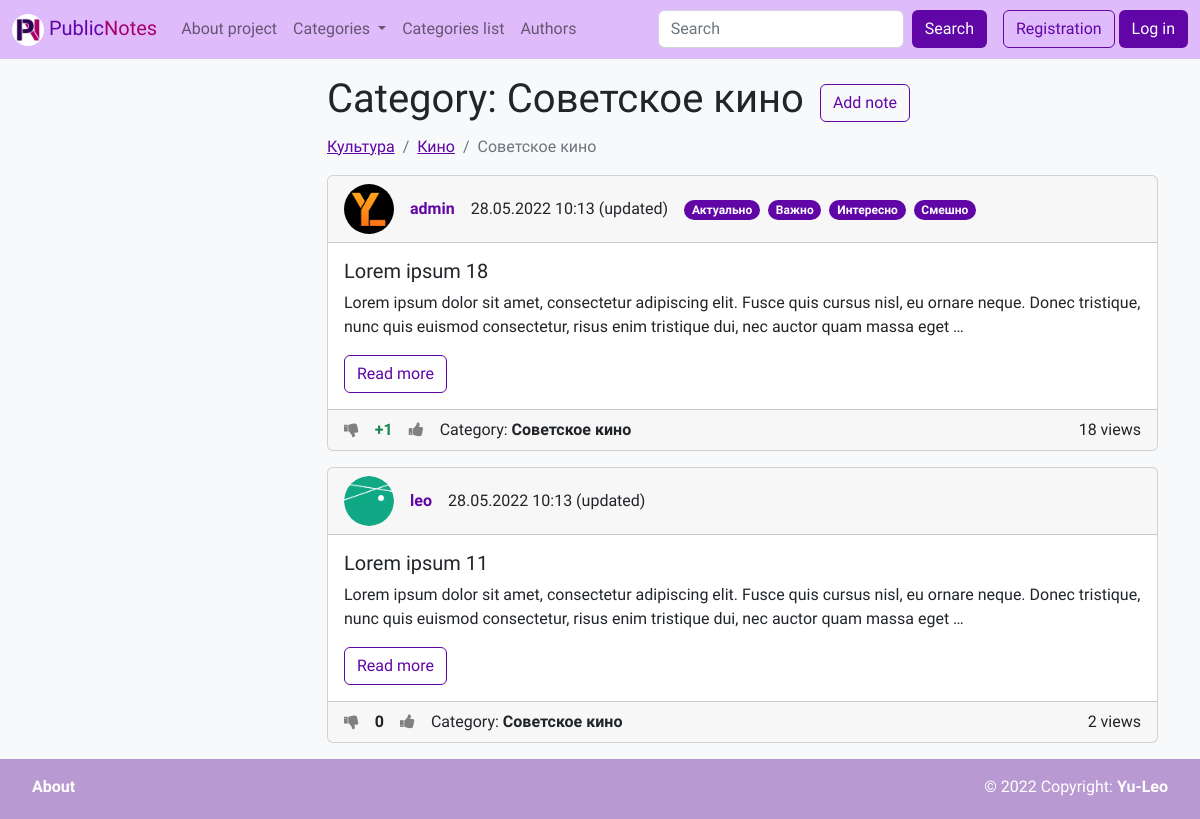
The page /category/13/ on the database its author committed.
### wall/models.py (models this page shows, shortened)
class Category(MPTTModel):
    parent = TreeForeignKey('self', on_delete=models.CASCADE, null=True, blank=True, related_name='children',
                            verbose_name=_('Parent category'))
    title = models.CharField(max_length=150, verbose_name=_('Title'), unique=True)
    preview = models.ImageField(upload_to='photos/%Y/%m/%d/', verbose_name=_('Preview'), blank=True)
    def get_absolute_url(self):
        return reverse('category', kwargs={"pk": self.pk})
    class MPTTMeta:
        order_insertion_by = ['title']
    class Meta:
        verbose_name = _('Category')
        verbose_name_plural = _('Categories')
        ordering = ['title']

class Note(models.Model):
    title = models.CharField(max_length=150, verbose_name=_('Title'))
    content = models.TextField(verbose_name=_('Text'), blank=True)
    created_at = models.DateTimeField(auto_now_add=True, verbose_name=_('Creation time'))
    updated_at = models.DateTimeField(auto_now=True, verbose_name=_('Last update time'))
    views = models.PositiveIntegerField(default=0, verbose_name=_('Number of views'))
    is_public = models.BooleanField(verbose_name=_('Public'), default=False)
    stared = models.BooleanField(verbose_name=_('Important'), default=False)
    author = models.ForeignKey(
        settings.AUTH_USER_MODEL,
        on_delete=models.CASCADE,
        verbose_name=_('Author'),
        null=True,
        blank=True,
    )
    is_pined = models.BooleanField(verbose_name=_('Pined in profile'), default=False)
    category = TreeForeignKey('Category', on_delete=models.SET_NULL, verbose_name=_('Category'), null=True, blank=True)
    tags = models.ManyToManyField('Tag', blank=True, verbose_name=_('Tags'), related_name='notes')
    likes = models.ManyToManyField('User', blank=True, verbose_name=_('Users who have put a like'),
                                   related_name='liked_notes')
    dislikes = models.ManyToManyField('User', blank=True, verbose_name=_('Users who have put a dislike'),
                                      related_name='disliked_notes')
    rating = models.IntegerField(verbose_name=_('Rating'), default=0)
    def get_absolute_url(self):
        return reverse('note', kwargs={"pk": self.pk})
    class Meta:
        verbose_name = _('Note')
        verbose_name_plural = _('Notes')
        ordering = ['-created_at', 'title']

class User(AbstractUser):
    email = models.EmailField(unique=True, verbose_name='E-mail')
    photo = models.ImageField(upload_to='photos/%Y/%m/%d/', verbose_name=_('Avatar'), blank=True)
    bio = models.TextField(verbose_name=_('Bio'), blank=True)
    show_email = models.BooleanField(verbose_name=_('Public E-mail'), default=False)
    rating = models.IntegerField(verbose_name=_('Rating'), default=0)
    def get_absolute_url(self):
        return reverse('author', kwargs={"pk": self.pk})

class Tag(models.Model):
    title = models.CharField(max_length=50, verbose_name=_('Title'), unique=True)
    def get_absolute_url(self):
        return reverse('tag', kwargs={"pk": self.pk})
    class Meta:
        verbose_name = _('Tag')
        verbose_name_plural = _('Tags')
        ordering = ['title']

### wall/views.py (the view)
# urls.py: path('category/<int:pk>/', views.ViewCategory.as_view(), name='category'),
class ViewCategory(ListView):
    model = models.Category
    template_name = 'wall/category.html'
    allow_empty = True
    paginate_by = 5
    def get_context_data(self, *, object_list=None, **kwargs) -> dict:
        context = super(ViewCategory, self).get_context_data(**kwargs)
        try:
            category = services.get_category_by_pk(self.kwargs['pk'])
            context['category'] = category
            context['categories_tree'] = services.get_ancestors_of_category(category)
            context['children'] = services.get_children_of_category(category)
            return context
        except models.Category.DoesNotExist:
            raise Http404()
    def get_queryset(self) -> list[models.Note]:
        try:
            return services.get_public_notes_from_category(category_pk=self.kwargs['pk'])
        except models.Category.DoesNotExist:
            raise Http404()

### wall/services/category_services.py (called while the page is built)
def get_category_by_pk(pk: int) -> Category:
    return Category.objects.get(pk=pk)

def get_ancestors_of_category(category: Category) -> list[Category]:
    ancestors_list = []
    while category:
        ancestors_list.append(category)
        category = category.parent
    return list(reversed(ancestors_list))[:-1]

def get_children_of_category(category: Category) -> TreeQuerySet[Category]:
    return category.get_children()

def get_categories() -> TreeQuerySet[Category]:
    return Category.objects.all()

### wall/services/note_services.py (called while the page is built)
def get_all_public_notes() -> QuerySet[Note]:
    notes = Note.objects.filter(is_public=True)
    return notes.select_related('category', 'author').prefetch_related('tags', 'likes', 'dislikes')

def get_public_notes_from_category(category_pk: int) -> list[Note]:
    return get_all_public_notes().filter(category_id=category_pk)

def is_authenticated_user_the_author_of_note(authenticated_user: User | AnonymousUser,
                                             note: Note) -> bool:
    return authenticated_user == note.author

def has_note_been_updated(note: Note) -> bool:
    return (note.updated_at - note.created_at).total_seconds() >= 1

### wall/services/user_services.py (called while the page is built)
def did_user_like_note(user: User | AnonymousUser, note: Note) -> bool:
    return user in note.likes.all()

def did_user_dislike_note(user: User | AnonymousUser, note: Note) -> bool:
    return user in note.dislikes.all()

### wall/templatetags/wall_tags.py (called while the page is built)
@register.simple_tag
def get_categories():
    return cache.get_or_set('categories', services.get_categories(), 300)

@register.inclusion_tag('wall/note_template.html')
def one_note(note: models.Note,
             show_full: bool = False,
             in_profile: bool = False,
             user: models.User | AnonymousUser = AnonymousUser,
             ):
    context = {
        'note': note,
        'allow_edit': services.is_authenticated_user_the_author_of_note(user, note),
        'show_full': show_full,
        'was_updated': services.has_note_been_updated(note),
        'in_profile': in_profile,
        'is_liked': services.did_user_like_note(user, note),
        'is_disliked': services.did_user_dislike_note(user, note),
    }
    return context

### wall/templates/wall/category.html (shortened to what this page needs)
{% extends 'base.html' %}
{% load i18n %}
{% block content_title %}
    <div class="mb-3">
        <div class="hstack gap-3">
            <div>
                <h1>{% trans 'Category' %}: {{ category.title }}</h1>
            </div>
            <div>
                <a href="{% url 'add_note' %}?category={{ category.pk }}" class="btn btn-outline-purple">
                    {% trans 'Add note' %}</a>
            </div>
        </div>
        {% if categories_tree %}
            <nav aria-label="breadcrumb" class="mt-1">
                <ol class="breadcrumb">
                    {% for item in categories_tree %}
                        <li class="breadcrumb-item"><a href="{{ item.get_absolute_url }}" class="text-purple">
                            {{ item.title }}</a></li>
                    {% endfor %}
                    <li class="breadcrumb-item active" aria-current="page">{{ category.title }}</li>
                </ol>
            </nav>
        {% endif %}
    </div>
{% endblock %}
{% block content %}
    {% include 'wall/inc/_notes_list.html' %}
{% endblock %}

### wall/templates/wall/note_template.html (shortened to what this page needs)
{% load wall_tags %}
{% load i18n %}
<div class="card mb-3">
    <div class="card-header">
        <div class="hstack gap-3">
            <div class="">
                <img src="{% if note.author.photo %}
                {{ note.author.photo.url }}
                {% else %}
                {% load static %}
                {% endif %}" alt="..." width="50" height="50"
                     style="border-radius: 25px;">
            </div>
            <div class="fw-bold">
                {% if note.author %}
                    <a href="{{ note.author.get_absolute_url }}" class="text-decoration-none text-purple">
                        {{ note.author.username }}</a>
                {% else %}
                    Аноним
                {% endif %}
            </div>
            <div class="fw-light">
                {{ note.created_at|date:"d.m.Y H:i" }}
                {% if was_updated %}
                    <span data-bs-toggle="tooltip"
                          title="{{ note.updated_at|date:'d.m.Y H:i' }}">
                    ({% trans 'updated' %})</span>
                {% endif %}
            </div>
            <div>
                {% for tag in note.tags.all %}
                    <a href="{{ tag.get_absolute_url }}"
                       class="badge rounded-pill text-bg-purple text-decoration-none me-1">
                        {{ tag.title }}</a>
                {% endfor %}
            </div>
        </div>
    </div>
    <div class="card-body" style="transform: rotate(0);">
        <h5 class="card-title">
            {% if show_full %}
                {{ note.title }}
            {% else %}
                {{ note.title|truncatewords:10 }}
            {% endif %}
        </h5>
        <p class="card-text">
            {% if show_full %}
                {{ note.content }}
            {% else %}
                {{ note.content|truncatewords:30 }}
            {% endif %}
        </p>
        {% if not show_full %}
            <a href="{{ note.get_absolute_url }}"
               class="btn btn-outline-purple stretched-link">{% trans 'Read more' %}</a>
        {% endif %}
    </div>
    <div class="card-footer">
        <div class="hstack gap-3">
            <div>
                <a href="{% url 'dislike_note' note.pk %}"
                   style="
                           {% if is_disliked %}
                               color: Black;
                           {% else %}
                               color: Grey;
                           {% endif %}">
                    <i class="fa fa-thumbs-down"></i>
                </a>
            </div>
            <div>
                <span class="fw-bold">
                    {% if note.rating > 0 %}
                        <span class="text-success">+{{ note.rating }}</span>
                    {% elif note.rating < 0 %}
                        <span class="text-danger">{{ note.rating }}</span>
                    {% else %}
                        <span>{{ note.rating }}</span>
                    {% endif %}
                </span>
            </div>
            <div>
                <a href="{% url 'like_note' note.pk %}"
                   style="
                           {% if is_liked %}
                               color: Black;
                           {% else %}
                               color: Grey;
                           {% endif %}">
                    <i class="fa fa-thumbs-up"></i>
                </a>
            </div>
            {% if note.category %}
                <div><span class="">{% trans 'Category' %}: </span><a href="{{ note.category.get_absolute_url }}"
                                                                      class="text-decoration-none text-dark fw-bold">
                    {{ note.category.title }}</a></div>
            {% endif %}
            <div class="ms-auto">{{ note.views }} {% trans 'views' %}</div>
        </div>
    </div>
</div>

### wall/static/wall/css/style.css (style rules this page uses)
:root { --purple: #6005A6; --dark-purple: #3E026C; --pink: #A60070; --dark-pink: #7B0053; }
html { position: relative; min-height: 100%; }
body { margin-bottom: 60px; font-family: 'Raleway', sans-serif; }
.text-purple { color: var(--purple); }
.btn-outline-purple { border-color: var(--purple); color: var(--purple); }
.text-bg-purple { background-color: var(--purple); color: #fff; }

### rows shown on the page
Category: title "Советское кино"
Category: title "Культура"
Category: title "Кино"
Note: author.photo (picture), author.username "admin", created_at "28.05.2022 10:13", title "Lorem ipsum 18", content "Lorem ipsum dolor sit amet, consectetur adipiscing elit. Fusce quis cursus nisl, eu ornare neque. Donec tristique, nunc quis euismod consectetur, risus enim tristique dui, nec auctor quam massa eget …", rating "1", category "Советское кино", views "18"
Tag: title "Актуально"
Tag: title "Важно"
Tag: title "Интересно"
Tag: title "Смешно"
Note: author.photo (picture), author.username "leo", created_at "28.05.2022 10:13", title "Lorem ipsum 11", content "Lorem ipsum dolor sit amet, consectetur adipiscing elit. Fusce quis cursus nisl, eu ornare neque. Donec tristique, nunc quis euismod consectetur, risus enim tristique dui, nec auctor quam massa eget …", rating "0", category "Советское кино", views "2"
